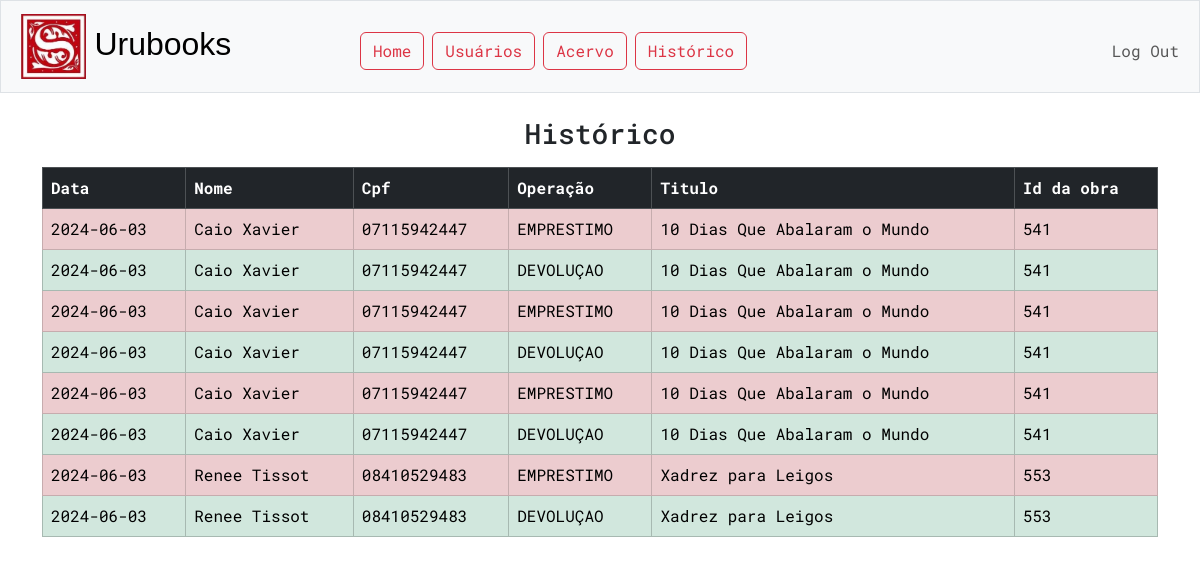
The app's page /historico (signed in) with its own data.
### tables this page shows
CREATE TABLE historico (
id INTEGER PRIMARY KEY AUTOINCREMENT NOT NULL,
contato_cpf TEXT NOT NULL,
obra_id INTEGER NOT NULL,
data TEXT NOT NULL,
operacao TEXT NOT NULL,
FOREIGN KEY(contato_cpf) REFERENCES contatos(cpf),
FOREIGN KEY(obra_id) REFERENCES acervo(id)
);

CREATE TABLE contatos (
cpf TEXT PRIMARY KEY NOT NULL,
nome TEXT NOT NULL,
telefone TEXT,
email TEXT,
endereço TEXT
);

CREATE TABLE acervo (
id INTEGER PRIMARY KEY AUTOINCREMENT NOT NULL,
titulo TEXT NOT NULL,
autor TEXT NOT NULL,
editora TEXT,
ano INTEGER,
status TEXT
);

### app.py (the view)
@app.route("/historico")
@login_required
def historico():
    REGISTRO_POR_PAGINA = 30
    pagina = int(request.args.get("pagina", 0))
    offset = REGISTRO_POR_PAGINA * pagina
    historico = db.execute("SELECT * FROM historico JOIN acervo on historico.obra_id = acervo.id \
                           JOIN contatos on historico.contato_cpf = contatos.cpf ORDER BY historico.data LIMIT ?, ?",
                           offset, REGISTRO_POR_PAGINA)
    page_data = {
        "atual":pagina,
        "max":int(len(historico)/REGISTRO_POR_PAGINA),
    }
    return render_template("historico.html", historico=historico, page_data=page_data)

### app.py (called while the page is built)
@app.after_request
def after_request(response):
    response.headers["Cache-Control"] = "no-cache, no-store, must-revalidate"
    response.headers["Expires"] = 0
    response.headers["Pragma"] = "no-cache"
    return response

### helpers.py (called while the page is built)
def login_required(f):
    @wraps(f)
    def decorated_function(*args, **kwargs):
        if session.get("user_id") is None:
            return redirect("/login")
        return f(*args, **kwargs)
    return decorated_function

### templates/historico.html (shortened to what this page needs)
{% extends "layout.html" %}
{% block main %}
    <h3 class='mb-3'>Histórico</h3>
    <table class='table table-bordered table-striped' style='text-align:start'>
        <thead class="table-dark">
            <th>Data</th>
            <th>Nome</th>
            <th>Cpf</th>
            <th>Operação</th>
            <th>Titulo</th>
            <th>Id da obra</th>
        </thead>
        <tbody>
        {% if historico %}
        {% for registro in historico %}
            {% set trclass = 'table-danger' if registro.operacao == 'EMPRESTIMO' else 'table-success' %}
            <tr class="{{ trclass }}">
                <td>{{ registro.data }}</td>
                <td>{{ registro.nome }}</td>
                <td>{{ registro.cpf }}</td>
                <td>{{ registro.operacao }}</td>
                <td>{{ registro.titulo }}</td>
                <td>{{ registro.id }}</td>
            </tr>
            {% endfor %}
        {% endif %}
        </tbody>
    </table>
{% endblock %}

### static/styles.css (style rules this page uses)
body { font-family: "Roboto Mono", monospace; }

### records on screen
historico: data "2024-06-03", nome "Caio Xavier", cpf "07115942447", operacao "EMPRESTIMO", titulo "10 Dias Que Abalaram o Mundo", id "541"
historico: data "2024-06-03", nome "Caio Xavier", cpf "07115942447", operacao "DEVOLUÇAO", titulo "10 Dias Que Abalaram o Mundo", id "541"
historico: data "2024-06-03", nome "Caio Xavier", cpf "07115942447", operacao "EMPRESTIMO", titulo "10 Dias Que Abalaram o Mundo", id "541"
historico: data "2024-06-03", nome "Caio Xavier", cpf "07115942447", operacao "DEVOLUÇAO", titulo "10 Dias Que Abalaram o Mundo", id "541"
historico: data "2024-06-03", nome "Caio Xavier", cpf "07115942447", operacao "EMPRESTIMO", titulo "10 Dias Que Abalaram o Mundo", id "541"
historico: data "2024-06-03", nome "Caio Xavier", cpf "07115942447", operacao "DEVOLUÇAO", titulo "10 Dias Que Abalaram o Mundo", id "541"
historico: data "2024-06-03", nome "Renee Tissot", cpf "08410529483", operacao "EMPRESTIMO", titulo "Xadrez para Leigos", id "553"
historico: data "2024-06-03", nome "Renee Tissot", cpf "08410529483", operacao "DEVOLUÇAO", titulo "Xadrez para Leigos", id "553"
